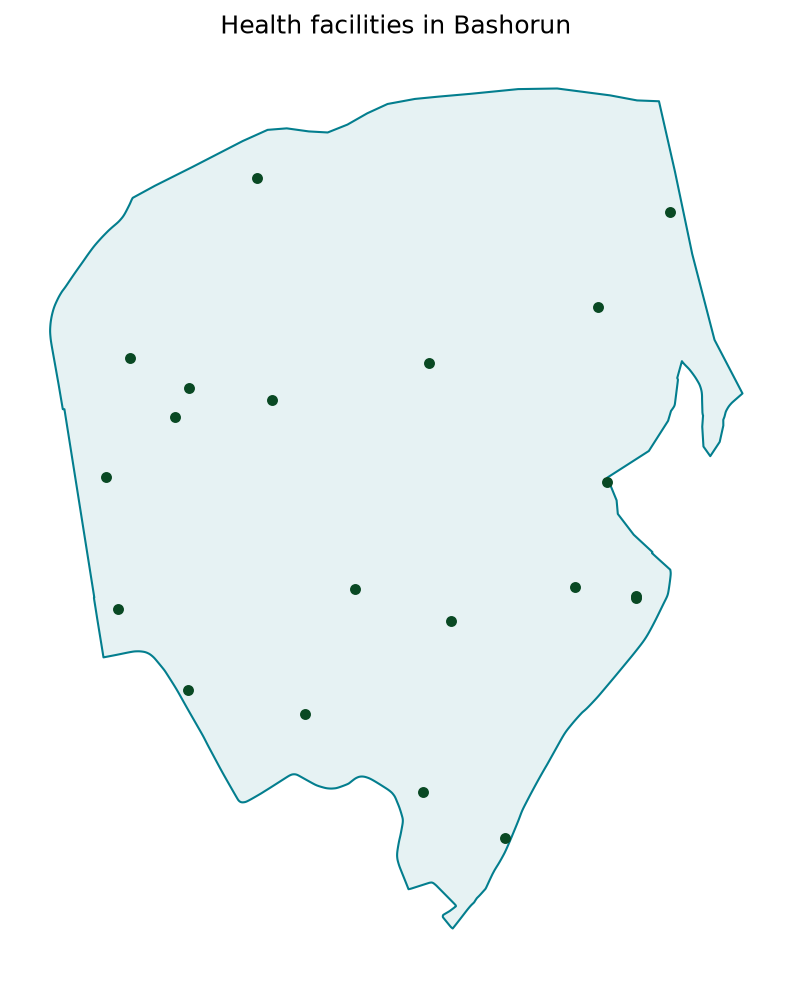

Generate this figure with Python:
import geopandas as gpd
import matplotlib.pyplot as plt

facilities = gpd.read_file("data/health_fac_study_area.gpkg", layer="health_facilities")
bashorun_ward = gpd.read_file("data/Bashorun_ward_boundary.gpkg", layer="study_area")

fig, ax = plt.subplots(figsize=(7, 8))
bashorun_ward.plot(ax=ax, color="#E6F2F3", edgecolor="#037E8E")
facilities.plot(ax=ax, color="#094923", markersize=18)
ax.set_title("Health facilities in Bashorun")
ax.set_axis_off()

fig.savefig("month-03/week-10/my_map.png", dpi=150, bbox_inches="tight")
print("Map saved")
